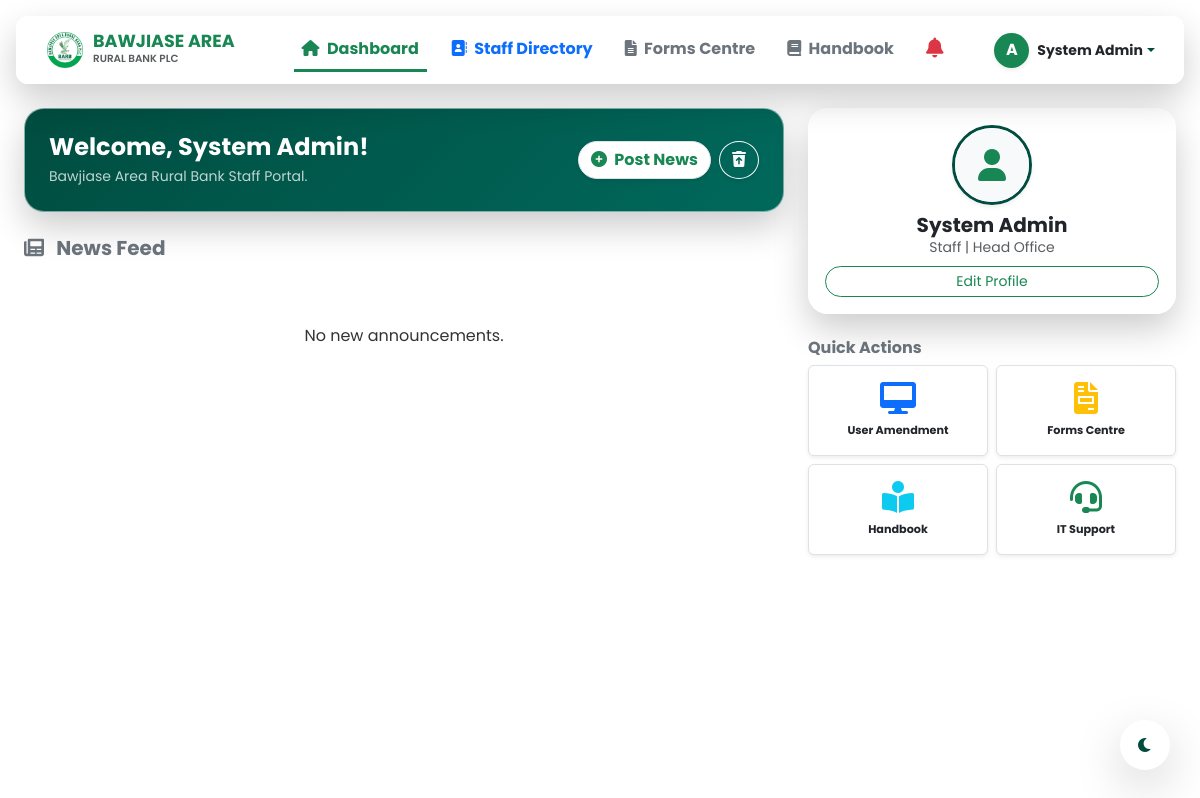
Page /dashboard (signed in) on the earlier database version.
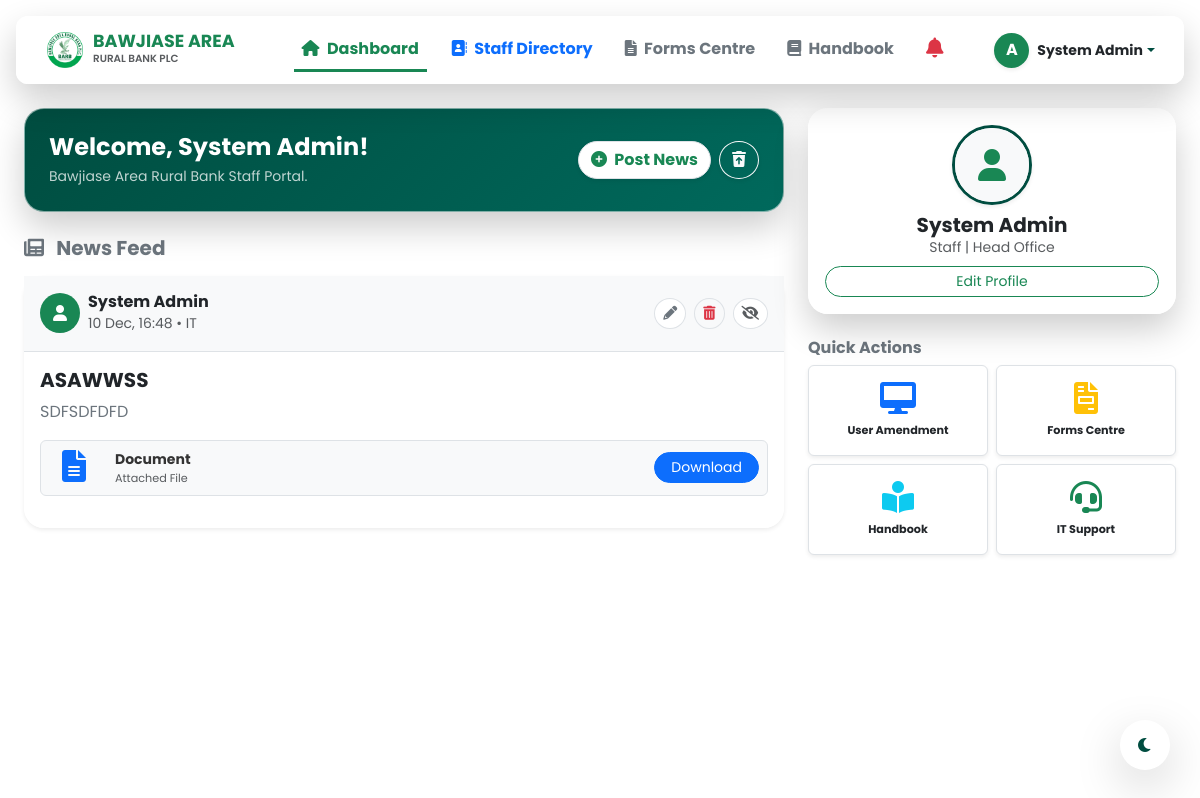
Same page on the later database version.
### app.py (models this page shows)
class Announcement(db.Model):
    id = db.Column(db.Integer, primary_key=True)
    title = db.Column(db.String(200), nullable=False)
    body = db.Column(db.Text, nullable=False)
    category = db.Column(db.String(50), nullable=False)
    author = db.Column(db.String(100), nullable=False)
    date_posted = db.Column(db.DateTime, default=datetime.utcnow)
    image_file = db.Column(db.String(50), nullable=True)
    allow_download = db.Column(db.Boolean, default=True)
    is_deleted = db.Column(db.Boolean, default=False)
    poll = db.relationship('Poll', backref='announcement', uselist=False, cascade="all, delete-orphan")

### app.py (the view)
@app.route('/dashboard')
@login_required
def dashboard():
    hidden_ids = [post.id for post in current_user.hidden_announcements]
    query = Announcement.query.filter(Announcement.is_deleted == False)
    if hidden_ids:
        query = query.filter(Announcement.id.notin_(hidden_ids))
    announcements = query.order_by(Announcement.date_posted.desc()).limit(20).all()
    user_votes = [v.poll_id for v in PollVote.query.filter_by(user_id=current_user.id).all()]
    return render_template('dashboard.html', user=current_user, announcements=announcements, user_votes=user_votes)

### app.py (called while the page is built)
@login_manager.user_loader
def load_user(user_id): return db.session.get(User, int(user_id))

@app.context_processor
def inject_notifications():
    if current_user.is_authenticated:
        if current_user.department == 'IT' or current_user.role == 'Super Admin':
            incident_count = IncidentReport.query.filter_by(status='Open').count()
            amendment_count = ProfileAmendment.query.filter_by(status='Open').count()
            return dict(unread_count=incident_count + amendment_count)
    return dict(unread_count=0)

### templates/dashboard.html (shortened to what the changed rows need)
{% extends "base.html" %}
{% block content %}
<div class="container-fluid px-4 mt-4 pb-5">
    <div class="row g-4">
        <div class="col-lg-8">
            <div class="d-flex flex-column gap-4 mb-5">
                {% for post in announcements %}
                <div class="glass-card p-0 border-0 shadow-sm overflow-hidden">
                    <div class="p-3 border-bottom d-flex align-items-center bg-light justify-content-between">
                        <div class="d-flex align-items-center">
                            <div class="bg-success text-white rounded-circle d-flex align-items-center justify-content-center me-2" style="width: 40px; height: 40px;"><i class="fas fa-user"></i></div>
                            <div><h6 class="fw-bold mb-0 text-dark">{{ post.author }}</h6><small class="text-muted">{{ post.date_posted.strftime('%d %b, %H:%M') }} &bull; {{ post.category }}</small></div>
                        </div>
                        <div class="d-flex gap-2">
                            {% if user.department in ['IT', 'HR'] or user.role == 'Super Admin' %}
                            <button class="btn btn-sm btn-light border rounded-circle"
                                    onclick="openEditModal(this)"
                                    data-id="{{ post.id | e }}"
                                    data-title="{{ post.title | e }}"
                                    data-body="{{ post.body | e }}"
                                    data-allow="{{ post.allow_download | e }}">
                                <i class="fas fa-pencil-alt text-secondary"></i>
                            </button>
                            <a href="{{ url_for('move_to_trash', post_id=post.id) }}" class="btn btn-sm btn-outline-danger border rounded-circle" onclick="return confirm('Move to Trash?');"><i class="fas fa-trash-alt"></i></a>
                            {% endif %}
                            <a href="{{ url_for('hide_post', post_id=post.id) }}" class="btn btn-sm btn-light border rounded-circle" title="Dismiss"><i class="fas fa-eye-slash text-muted"></i></a>
                        </div>
                    </div>
                    <div class="p-3">
                        <h5 class="fw-bold text-dark">{{ post.title }}</h5>
                        <p class="text-secondary">{{ post.body }}</p>
                        {% if post.image_file %}
                            {% if post.image_file.endswith(('.pdf', '.doc', '.docx', '.xls', '.xlsx', '.ppt', '.pptx')) %}
                                <div class="p-2 border rounded bg-light d-inline-flex align-items-center mb-3 w-100">
                                    <div class="me-3 text-center" style="width: 50px;"><i class="fas fa-file-alt fa-2x text-primary"></i></div>
                                    <div class="me-3"><div class="small fw-bold">Document</div><div class="small text-muted" style="font-size: 0.7rem;">Attached File</div></div>
                                    {% if post.allow_download == True or user.department in ['IT', 'HR'] or user.role == 'Super Admin' %}
                                        <a href="{{ url_for('static', filename='news_images/' + post.image_file) }}" class="btn btn-sm btn-primary rounded-pill px-3 ms-auto" download>Download</a>
                                    {% endif %}
                                </div>
                            {% endif %}
                        {% endif %}
                    </div>
                </div>
                {% else %}<div class="text-center py-5 text-muted"><p>No new announcements.</p></div>{% endfor %}
            </div>
        </div>
    </div>
</div>
{% endblock %}

Differences in the rows shown:
added Announcement: author "System Admin", date_posted "10 Dec, 16:48", category "IT", title "ASAWWSS", body "SDFSDFDFD"
Other differences:
text no longer shown: "No new announcements."
